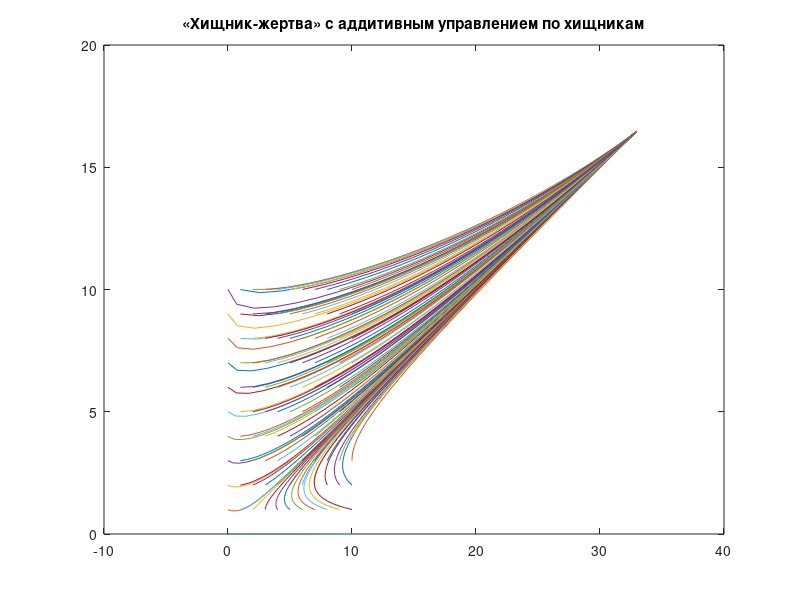

The MATLAB script that drew this image:
function pr6
clc;
t=0:0.1:50;
for x0 = 0:1:10
    for y0 = 0:1:10
        [t,X]=ode45(@Func,t,[x0; y0]);
        plot(X(:,1),X(:,2));
        hold on;
    end
end
title('«Хищник-жертва» с аддитивным управлением по хищникам');
end 
 
function out=Func(~,x)
a = 0.8;
aa = 0.8;
e = 0.8;
y = 0.3;
b = 0.055;
p = 2;
T = 1;
 
u = -a.*x(1) + (x(1).*x(2))./(1 + aa.*x(1)) + e.*x(1).*x(1) + p.*(-y.*x(2) + (x(1).*x(2))./(1 + aa.*x(1)) - b.*x(2).*x(2)) - ((x(1)-p.*x(2))/(T)); 
f1 = (a.*x(1)- (x(1).*x(2))./(1 + aa.*x(1)) - e.*x(1).*x(1) + u);
f2 = (-y.*x(2) + (x(1).*x(2))./(1 + aa.*x(1)) - b.*x(2).*x(2));
 
out = [f1;f2];
end
